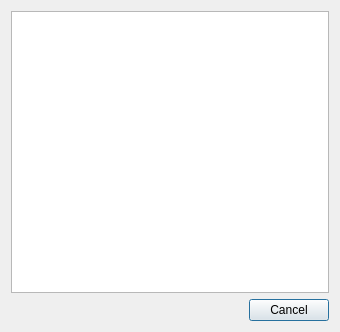
<?xml version="1.0" encoding="UTF-8"?>
<ui version="4.0">
 <class>IDlgParentWpt</class>
 <widget class="QDialog" name="IDlgParentWpt">
  <property name="geometry">
   <rect>
    <x>0</x>
    <y>0</y>
    <width>340</width>
    <height>332</height>
   </rect>
  </property>
  <property name="windowTitle">
   <string>Select Parent Waypoint ...</string>
  </property>
  <layout class="QVBoxLayout" name="verticalLayout">
   <item>
    <widget class="QListWidget" name="listParentWpt"/>
   </item>
   <item>
    <widget class="QDialogButtonBox" name="buttonBox">
     <property name="orientation">
      <enum>Qt::Horizontal</enum>
     </property>
     <property name="standardButtons">
      <set>QDialogButtonBox::Cancel</set>
     </property>
    </widget>
   </item>
  </layout>
 </widget>
 <resources/>
 <connections>
  <connection>
   <sender>buttonBox</sender>
   <signal>accepted()</signal>
   <receiver>IDlgParentWpt</receiver>
   <slot>accept()</slot>
   <hints>
    <hint type="sourcelabel">
     <x>248</x>
     <y>254</y>
    </hint>
    <hint type="destinationlabel">
     <x>157</x>
     <y>274</y>
    </hint>
   </hints>
  </connection>
  <connection>
   <sender>buttonBox</sender>
   <signal>rejected()</signal>
   <receiver>IDlgParentWpt</receiver>
   <slot>reject()</slot>
   <hints>
    <hint type="sourcelabel">
     <x>316</x>
     <y>260</y>
    </hint>
    <hint type="destinationlabel">
     <x>286</x>
     <y>274</y>
    </hint>
   </hints>
  </connection>
 </connections>
</ui>
